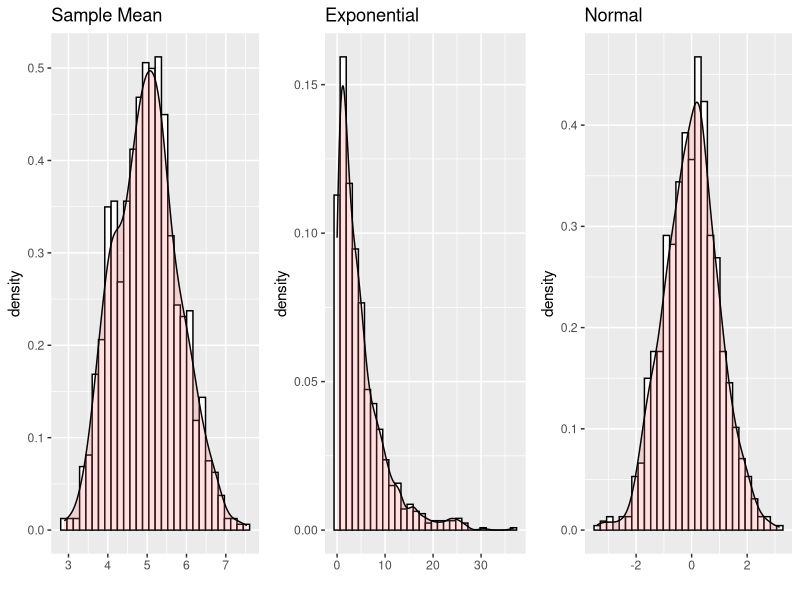

The R source for this figure:
## ---- chunk 1
knitr::opts_chunk$set(echo = TRUE)
## ---- chunk 2
#Create matrix with dimensions 40 by 1000 filled with exponentialy 
#distributed data and find the mean for each simulation:
n<- 40
simulations <- 1000
lambda<-.2
mu<- apply(matrix(data =rexp(n*simulations, rate= lambda), 
                  nrow=n, ncol=simulations), 2, mean)


#Calculate sample mean versus theoretical mean:
smean<- mean(apply(matrix(data =rexp(n*1000, rate= lambda), 
                          nrow=n, ncol=simulations), 2, mean))
tmean<- 1/lambda

#Calculate sample varience versus theoretical varience:
ssdt<- sd(apply(matrix(data =rexp(n*1000, rate= lambda), 
                       nrow=n, ncol=simulations), 2, mean))
tsdt<- (1/lambda)/sqrt(n)

#open libraries ggplot2 and gridExtra:
library(ggplot2)
library(gridExtra)

#create density histogram for sample means
g1<- ggplot(data=data.frame(mu), aes(mu))+
    geom_histogram(aes(y = ..density..), colour="black", fill="white") +
    geom_density(alpha = 0.2, fill = "#FF6666")+
    labs(title="Sample Mean", x="")

#create density histogram for distribution variable example:
expvar<- rexp(simulations, rate =.2)
g2<- ggplot(data=data.frame(expvar), aes(expvar))+
    geom_histogram(aes(y = ..density..), colour="black", fill="white")+
    geom_density(alpha = 0.2, fill = "#FF6666")+
    labs(title="Exponential", x="")

#create density histogram for normal distribution example:
randvar<- rnorm(simulations)
g3<- ggplot(data=data.frame(randvar), aes(randvar))+
    geom_histogram(aes(y = ..density..), colour="black", fill="white")+
    geom_density(alpha = 0.2, fill = "#FF6666")+ 
    labs(title="Normal", x="")

#arrange all three graphs on one page 
grid.arrange(g1, g2, g3, nrow = 1)
